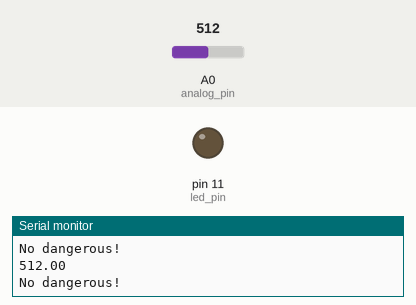
Bench run of a sketch on a simulated Arduino Uno, built with avr-gcc and run on an emulated ATmega328P. Parts: output pins drawn as LEDs (lit = HIGH), the last lines printed to the serial monitor. Dashed ring = blinking. The inputs (shaded band) are chosen by the test bench; at power-on: A0 (analog_pin) = 512.

Above: at 1.8 s.
1.9 s: A0 (analog_pin) set to 790
3.4 s: A0 (analog_pin) set to 813
At 4.8 s:
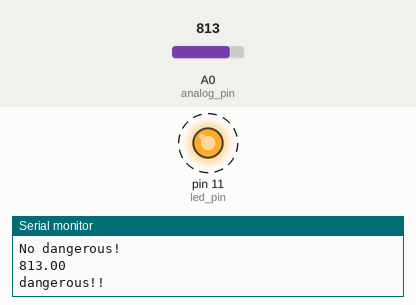
7.5 s: A0 (analog_pin) set to 716
At 8.3 s:
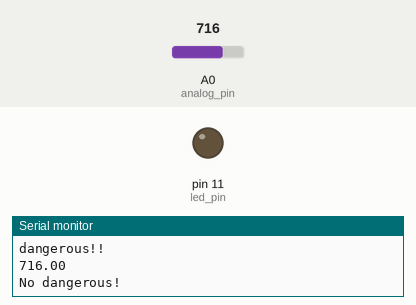
Timing chart, 0 to 10.5 s (numbered marks = the images above; inputs shaded):
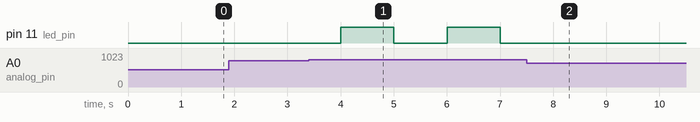

The sketch:

MQ-9____.ino
```cpp
int led_pin=11;
int analog_pin=A0;
void setup() {
  Serial.begin(9600);
  pinMode(led_pin, OUTPUT);
}

void loop() {
  float sensorVoltage;
  int temp;
  temp=analogRead(analog_pin);
  sensorVoltage = temp;
   Serial.println(sensorVoltage);
  if(temp>800)
  {

    Serial.println("dangerous!!");
    digitalWrite(led_pin,HIGH);
    delay(1000);
    digitalWrite(led_pin,LOW);
    delay(1000);
   }
   else
   {
      Serial.println("No dangerous!");
      digitalWrite(led_pin,LOW);
      delay(1000);
   }
   }
```

Measured:
- the behaviour switches between 800 and 801 on A0 (analog_pin) (found by bisection; images 0 and 1)
- after the input at 3.4 s, pin 11 (led_pin): alternates HIGH for 1.0 s and LOW for 1.0 s, starting after 0.60 s
- after the input at 7.5 s, pin 11 (led_pin): stops changing and stays LOW
